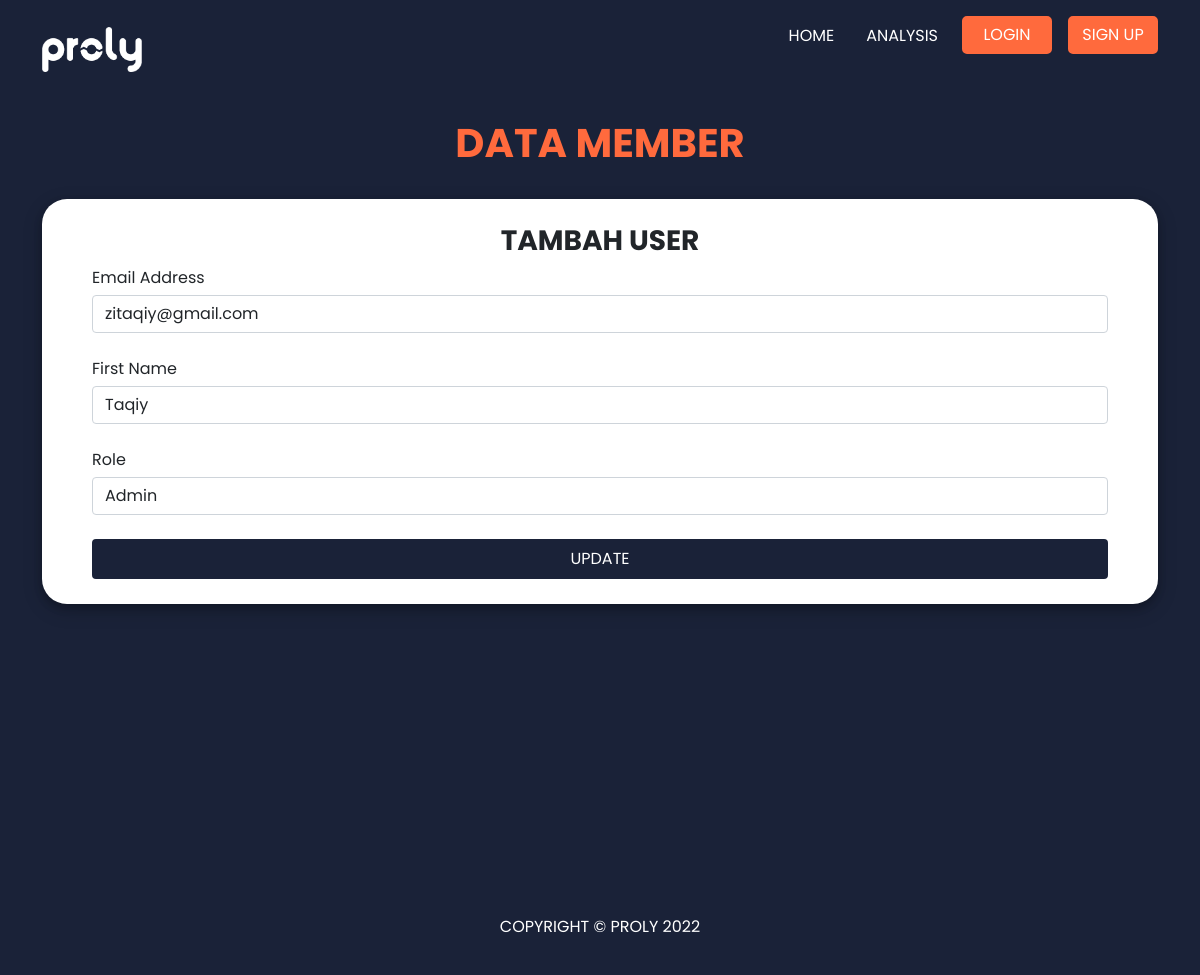
The page /form-update/2 on the database as committed earlier.
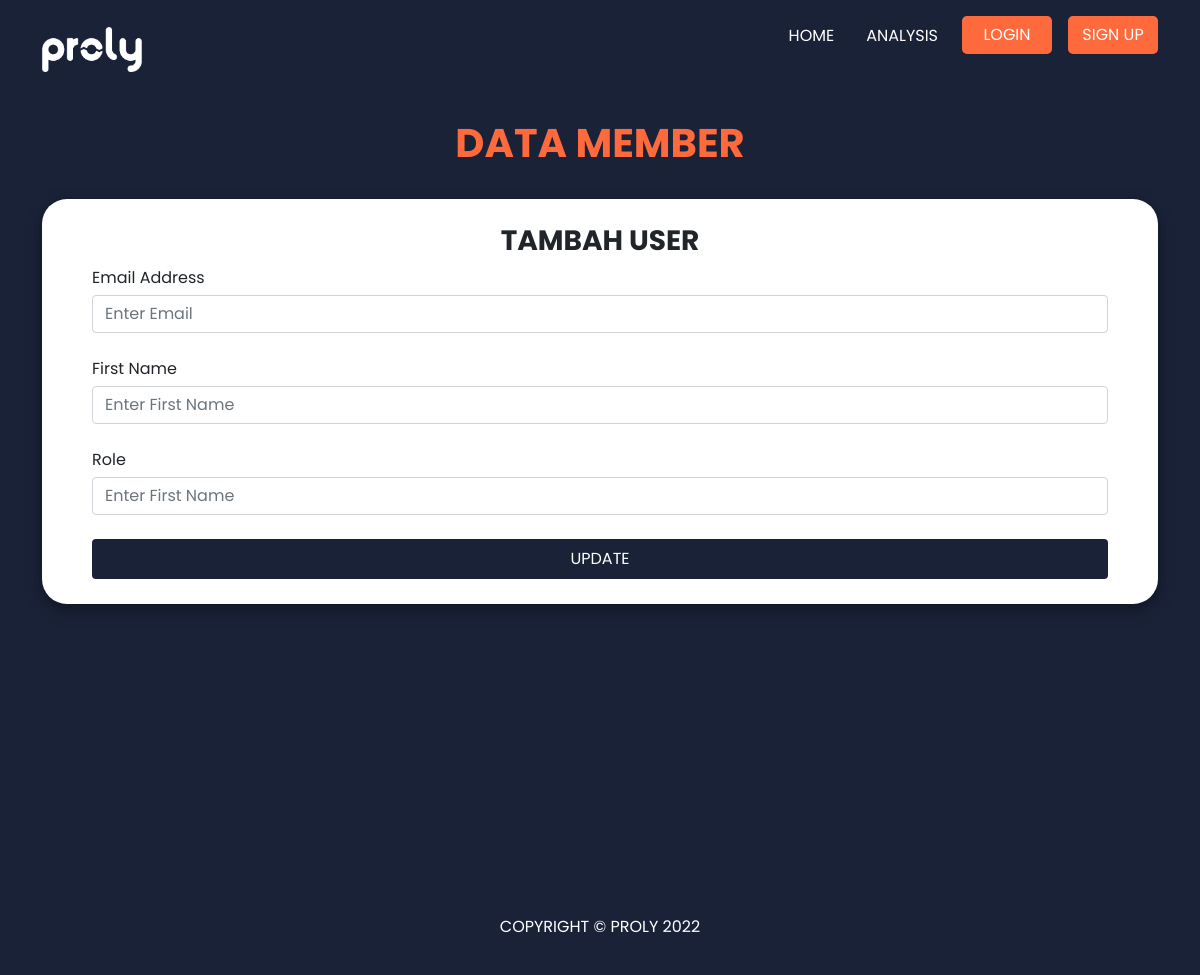
The same page on the database as committed later.
### website/models.py (models this page shows)
class User(db.Model, UserMixin):
    id = db.Column(db.Integer, primary_key=True)
    email = db.Column(db.String(150), unique=True)
    password = db.Column(db.String(150))
    first_name = db.Column(db.String(150))
    role = db.Column(db.String(150))
    visit = db.relationship('Visit')

### website/views.py (the view)
@views.route('/form-update/<int:id>')
def updateForm(id):
    user_update = User.query.filter_by(id=id).first()
    print(user_update)
    return render_template("form-update.html", user=current_user, data=user_update)

### website/templates/form-update.html (shortened to what this page needs)
{% extends 'base.html' %} {% block title %}Data Member{% endblock %} {% block
content %}
<br />
<div class="container">
  <h1 class="fw-bolder text-center text-tertiary">DATA MEMBER</h1>
  <br />
  <div class="box-form">
    <form method="POST" action="/form-update" class="form-prevent">
      <h3 align="center" class="fw-bolder">TAMBAH USER</h3>
      <div class="form-group">
        <label for="email">Email Address</label>
        <input
          type="email"
          class="form-control"
          id="email"
          name="email"
          placeholder="Enter Email"
          value="{{ data.email }}"
        />
      </div>
      <br />
      <div class="form-group">
        <label for="firstName">First Name</label>
        <input
          type="text"
          class="form-control"
          id="firstName"
          name="firstName"
          placeholder="Enter First Name"
          value="{{ data.first_name }}"
        />
      </div>
      <br />
      <div class="form-group">
        <label for="role">Role</label>
        <input
          type="text"
          class="form-control"
          id="role"
          name="role"
          placeholder="Enter First Name"
          value="{{ data.role }}"
        />
      </div>
      <br />
      <button type="submit" class="btn btn-submit button-prevent">
        <div class="hide-text">UPDATE</div>
      </button>
    </form>
  </div>
</div>
{% endblock %}

### website/templates/base.html (shortened to what this page needs)
<!DOCTYPE html>
<html>
  <head>
    <link
      href="https://cdn.jsdelivr.net/npm/bootstrap@5.1.3/dist/css/bootstrap.min.css"
      rel="stylesheet"
    />
    <link
      rel="stylesheet"
      href="https://stackpath.bootstrapcdn.com/font-awesome/4.7.0/css/font-awesome.min.css"
    />
    <link
      rel="stylesheet"
      href="{{ url_for('static', filename='style/base.css') }}"
    />
    <link
      rel="stylesheet"
      href="{{ url_for('static', filename='style/content.css') }}"
    />
  </head>
  <body>
    <nav class="navbar sticky-top navbar-expand-lg p-md-3">
      <div class="container">
        <a href="/" class="navbar-brand fs-2"><img src="{{ url_for('static', filename='img/logo-proly.png') }}" alt=""></a>
        <div class="collapse navbar-collapse" id="navbarNav">
          <div class="navbar-nav">
            <a class="nav-item nav-link" id="home" href="/">HOME</a>
            {% if user.is_authenticated %}
            <a class="nav-item nav-link ms-lg-3" id="analysis" href="/analysis-member">ANALYSIS</a>
            <a class="nav-item nav-link ms-lg-3 text-uppercase" href="/">HAI, {{ user.first_name }}</a>
            {% if user.role == 'Admin' %}
            <a class="nav-item nav-link auth-btn ms-lg-3 text-center" id="admin" href="/admin">MEMBER</a>
            <a class="nav-item nav-link auth-btn ms-lg-3 text-center" id="logout" href="/logout">LOGOUT</a>
            {% else %}
            <a class="nav-item nav-link auth-btn ms-lg-3 text-center" id="logout" href="/logout">LOGOUT</a>
            {% endif %}
            {% elif user == 'signUp' or user == 'login' %}
            <a class="nav-item nav-link ms-lg-3" id="analysis" href="/analysis">ANALYSIS</a>
            {% else %}
            <a class="nav-item nav-link ms-lg-3" id="analysis" href="/analysis">ANALYSIS</a>
            <a class="nav-item nav-link auth-btn ms-lg-3 text-center" id="login" href="/login">LOGIN</a>
            <a class="nav-item nav-link auth-btn ms-lg-3 text-center" id="signUp" href="/sign-up">SIGN UP</a>
            {% endif %}
          </div>
        </div>
      </div>
    </nav>
    <div class="container-fluid content pb-5">
      {% block content %} {% endblock %}</div>
    <footer class="container-fluid">
      <p class="text-center">COPYRIGHT &copy; PROLY 2022</p>
    </footer>
  </body>
</html>

### website/static/style/base.css (style rules this page uses)
* { box-sizing: border-box; font-family: "Poppins", sans-serif; }
:root { --primary-color: #1a2238; --secondary-color: #9daaf2; --tertiary-color: #ff6a3d; --quadrant-color: #f4db7d; --neutral-color: #ffffff; }
.content { min-height: 650px; }
.navbar { background-color: var(--primary-color); color: var(--neutral-color); }
.navbar a { text-decoration: none; color: var(--neutral-color); }
.auth-btn { background-color: var(--tertiary-color); border-radius: 5px; padding: 5px 0px; border: 2px solid var(--tertiary-color); }
.navbar-brand img { width: 100px; }
footer { color: var(--neutral-color); background-color: var(--primary-color); padding: 20px 0px; }
@media only screen and (min-device-width: 320px) and (max-device-width: 990px) { .auth-btn { margin-bottom: 25px; width: 100px; text-align: center; } }

### website/static/style/content.css (style rules this page uses)
* { box-sizing: border-box; font-family: "Poppins", sans-serif; }
:root { --primary-color: #1a2238; --secondary-color: #9daaf2; --tertiary-color: #ff6a3d; --quadrant-color: #f4db7d; --neutral-color: #ffffff; }
.content { background-color: var(--primary-color); min-height: 800px; }
.text-tertiary { color: var(--tertiary-color); }
.box-form { background-color: var(--neutral-color); padding: 25px 50px; border-radius: 25px; box-shadow: 0 4px 8px 0 rgba(0, 0, 0, 0.2), 0 6px 20px 0 rgba(0, 0, 0, 0.19); }
.btn-submit { width: 100%; background-color: var(--primary-color); border: 2px solid var(--primary-color); color: var(--neutral-color); }
form label { padding-bottom: 5px; }
.auth-btn { background-color: var(--tertiary-color); border-radius: 5px; padding: 5px 0px; border: 2px solid var(--tertiary-color); width: 90px; }

Rows that differ between the two databases and show on the page:
removed User: email "zitaqiy@gmail.com", firstName "Taqiy", role "Admin"
